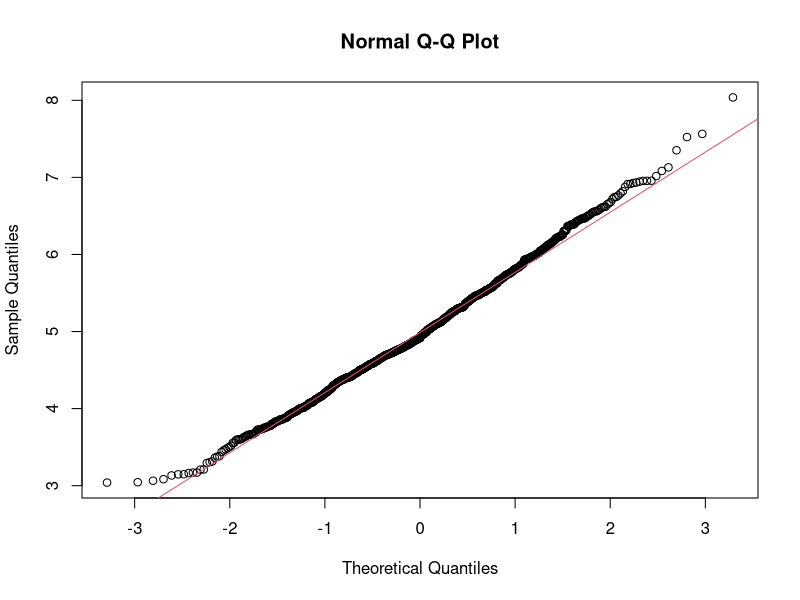
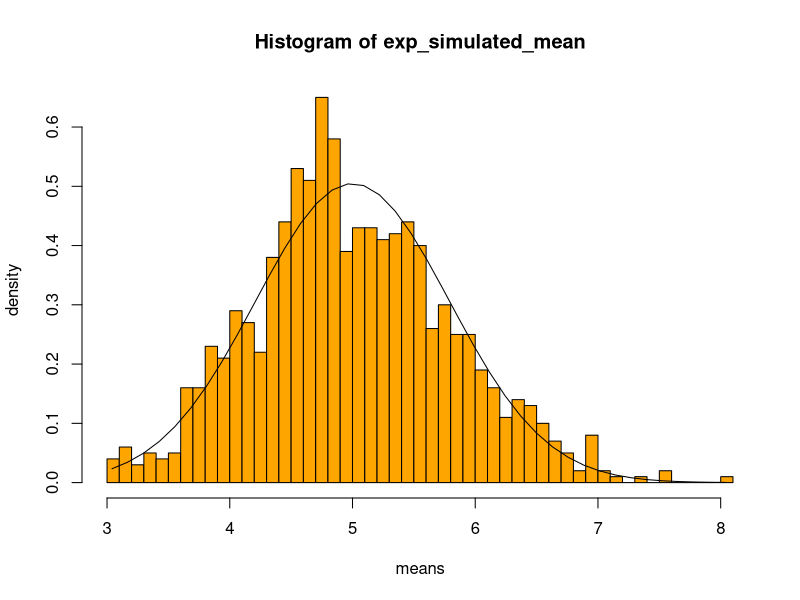

Here is the R script that generated these plots, in order: (Note: this script raises an error after producing the figures.)
## ---- chunk 1
knitr::opts_chunk$set(fig.width=12, fig.height=8, fig.path='figures/',warning=FALSE, message=FALSE,cache=TRUE,results="show")
## ---- chunk 2
  
  #Simulate a thousand mean of exponential distribution, with parameter lambda:0.20
  #rexp generates random deviates of Exponential Distribution, the length of the result is determined by n parameter
  set.seed(100)

  lambda <- 0.2
  nbSimulations <- 1000
  nbPoints <- 40
    
      #Generate Matrix of 1000 Simulations of 40 points
      exp_simulated <- replicate(n=nbSimulations,expr=rexp(n=40,rate=lambda))
    
      #Calculate Sample mean of Generated Data
      exp_simulated_mean <- colMeans(exp_simulated)
      simulated_mean <- mean(exp_simulated)
      print(paste("The sample of mean of the 1000 Simulations is ",simulated_mean, " compared to the theoretical mean of ", 1/lambda ))

## ---- chunk 3
  
  #Simulate a thousand mean of exponential distribution, with parameter lambda:0.20
  #rexp generates random deviates of Exponential Distribution, the length of the result is determined by n parameter

    
      #Calculate Sample Stdev of Generated Data
      simulated_Stdev <- sd(exp_simulated_mean)*sqrt(40)
      print(paste("The sample SD of the 1000 Simulations is ",simulated_Stdev, " compared to the theoretical SD of ", 1/lambda ))

## ---- chunk 4
 #Plot Theoretical Quantiles vs Sample Quantiles
  qqnorm(exp_simulated_mean);qqline(exp_simulated_mean,col=2)
 #Distribution
    #Theoretical 
      x_theo <- seq(min(exp_simulated_mean),max(exp_simulated_mean),length=nbPoints)
      y_theo <- dnorm(x_theo,mean=1/lambda,sd=(1/lambda/sqrt(nbPoints)))

#Histogram 
 hist(exp_simulated_mean,breaks=nbPoints,prob=T,col="orange",xlab = "means",ylab="density")
 lines(x_theo,y_theo)
                  
## ---- chunk 5
  #Load Data set
    data("ToothGrowth")

  #Get Information about the data Set
    ?ToothGrowth

  #Here's what we can learn from the help page: 
    #The response is the length of odontoblasts (cells responsible for tooth growth) 
    #in 60 guinea pigs. Each animal received one of three dose levels of vitamin C (0.5, 1, and 2 mg/day) by one of two delivery methods,
    #(orange juice or ascorbic acid (a form of vitamin C and coded as VC).

  #Show Type of DataSet
    str(ToothGrowth)
  #Show Sample
    head(ToothGrowth)
  #Summary 
    summary(ToothGrowth)
    
  #View the histogram of length by dose, on each delivery methods  
    ggplot(ToothGrowth,aes(x=len,fill=supp))+facet_wrap(~dose)+geom_histogram()
    
  #Performing T-test on each dose
  
## ---- chunk 6
  d_05 <- ToothGrowth[ToothGrowth$dose=="0.5",]
  t.test(data=d_05,len ~ supp,paired=FALSE,var.equal=FALSE)
  
  d_1 <- ToothGrowth[ToothGrowth$dose=="1",]
  t.test(data=d_1,len ~ supp,paired=FALSE,var.equal=FALSE)
  
  d_2 <- ToothGrowth[ToothGrowth$dose=="2",]
  t.test(data=d_2,len ~ supp,paired=FALSE,var.equal=FALSE)

## ---- chunk 7
  OJ_Min <- ToothGrowth[ToothGrowth$dose=="0.5" & ToothGrowth$supp=="OJ",]
  OJ_Med <- ToothGrowth[ToothGrowth$dose=="1" & ToothGrowth$supp=="OJ",]
  OJ_Max <- ToothGrowth[ToothGrowth$dose=="2" & ToothGrowth$supp=="OJ",]
  
  #Compare Min with Med
  t.test(OJ_Min$len,OJ_Med$len,paired=FALSE,var.equal = FALSE)
  
  #Compare Max with Med 
  t.test(OJ_Max$len,OJ_Med$len,paired=FALSE,var.equal = FALSE)
## ---- chunk 8
  VC_Min <- ToothGrowth[ToothGrowth$dose=="0.5" & ToothGrowth$supp=="VC",]
  VC_Med <- ToothGrowth[ToothGrowth$dose=="1" & ToothGrowth$supp=="VC",]
  VC_Max <- ToothGrowth[ToothGrowth$dose=="2" & ToothGrowth$supp=="VC",]
  
  #Compare Min with Med
  t.test(VC_Min$len,VC_Med$len,paired=FALSE,var.equal = FALSE)
  
  #Compare Max with Med 
  t.test(VC_Max$len,VC_Med$len,paired=FALSE,var.equal = FALSE)
